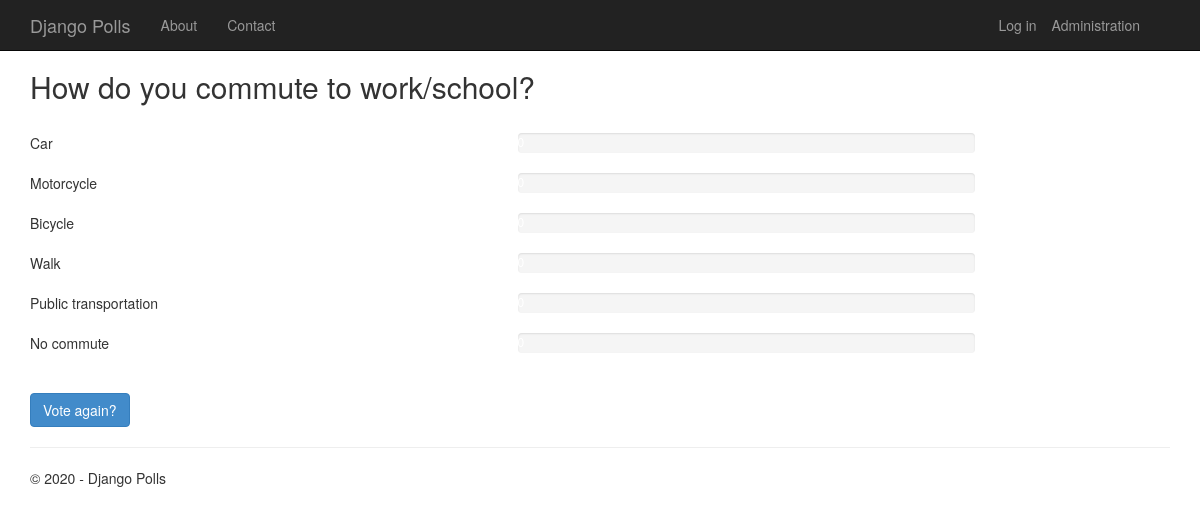
Page /10/results/ on the earlier database version.
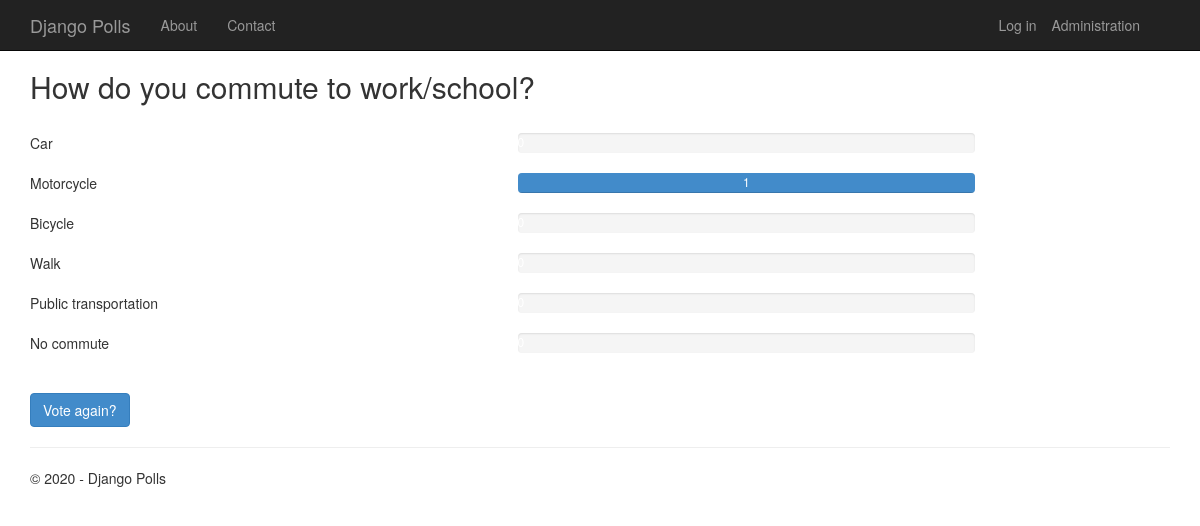
Same page on the later database version.
### app/models.py (models this page shows, shortened)
class Choice(models.Model):
    poll = models.ForeignKey(Poll, on_delete=models.CASCADE)
    text = models.CharField(max_length=200)
    votes = models.IntegerField(default=0)
    def votes_percentage(self):
        total=self.poll.total_votes()
        return self.votes / float(total) * 100 if total > 0 else 0

### app/views.py (the view)
class PollResultsView(DetailView):
    model = Poll
    def get_context_data(self, **kwargs):
        context = super(PollResultsView, self).get_context_data(**kwargs)
        context['title'] = 'Results'
        context['year'] = datetime.now().year
        return context

### app/models.py (called while the page is built)
    def total_votes(self):
        return self.choice_set.aggregate(Sum('votes'))['votes__sum']

### app/templates/app/results.html
{% extends "app/layout.html" %}
{% block content %}
<h2>{{ poll.text }}</h2>
<br />
{% for choice in poll.choice_set.all %}
<div class="row">
    <div class="col-sm-5">{{choice.text}}</div>
    <div class="col-sm-5">
        <div class="progress">
            <div class="progress-bar" role="progressbar" aria-valuenow="{{choice.votes}}" aria-valuemin="0" aria-valuemax="{{poll.total_votes}}" style="width: {{choice.votes_percentage}}%;">
                {{choice.votes}}
            </div>
        </div>
    </div>
</div>
{% endfor %}
<br />
<a class="btn btn-primary" href="{% url 'app:detail' poll.id %}">Vote again?</a>
{% endblock %}

Differences in the rows shown:
changed Choice "Motorcycle": votes (not shown) → "1"
